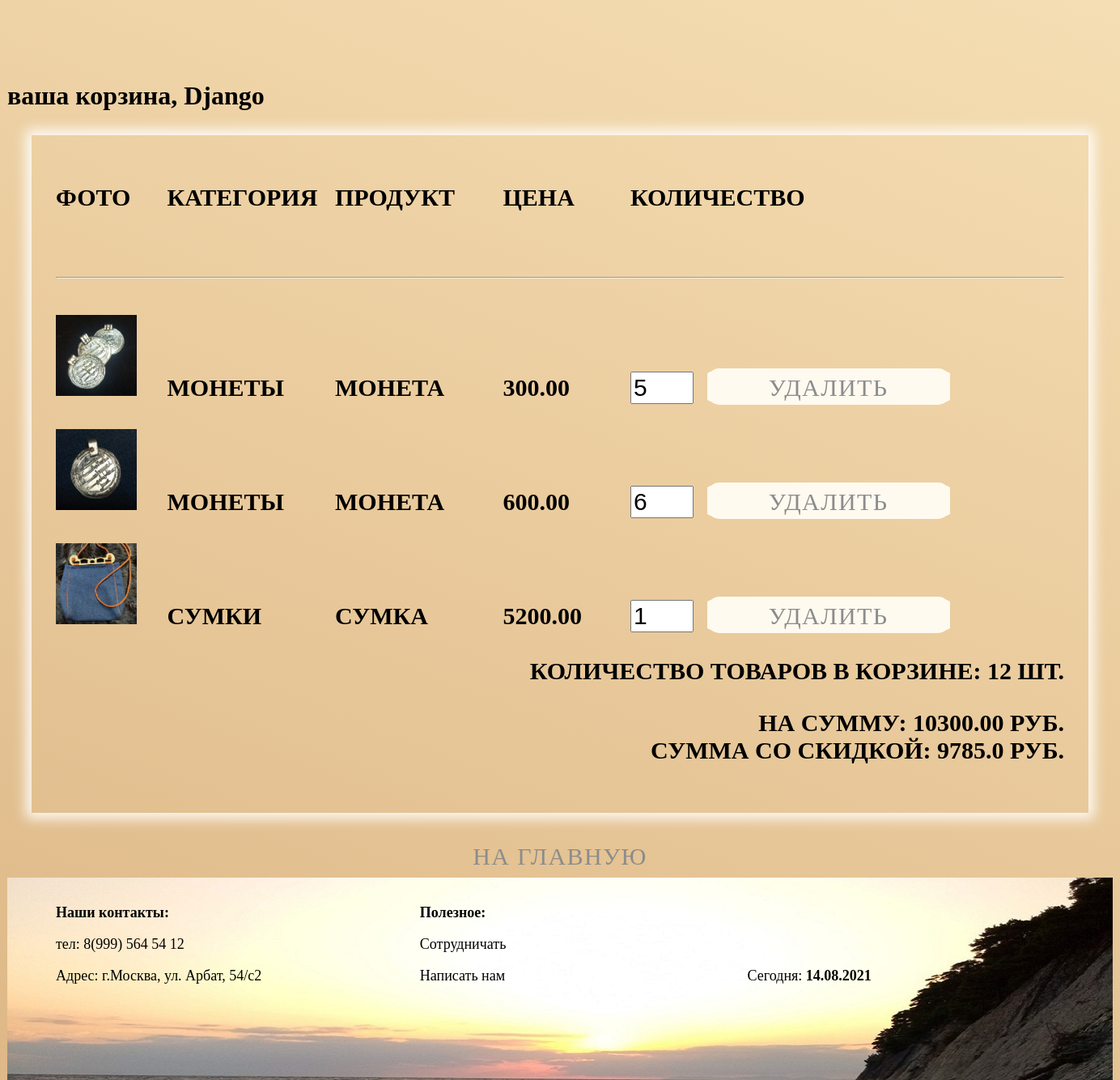
Page /basket/ (signed in) on the committed database.
### authapp/models.py (models this page shows)
class ShopUser(AbstractUser):
    userphoto = models.ImageField(name='photo', upload_to='user_photo', default='user_photo/logo.png')
    ageuser = models.SmallIntegerField(verbose_name='возраст', name='age', blank=True, default=0)
    def col_prod(self):
        return sum(position.quantity for position in self.basketposition_set.all())
    def cost_prod(self):
        return sum(position.product.price * position.quantity for position in self.basketposition_set.all())

### basketapp/models.py (models this page shows)
class BasketPosition(models.Model):
    user = models.ForeignKey(get_user_model(), on_delete=models.CASCADE)
    product = models.ForeignKey(Product, on_delete=models.CASCADE)
    quantity = models.PositiveIntegerField(default=0)
    add_datatime = models.DateTimeField(auto_now_add=True)

### mainapp/models.py (models this page shows, shortened)
class Product(models.Model):
    category = models.ForeignKey(verbose_name='категория товара', to=CategoryProduct, on_delete=models.CASCADE)
    name = models.CharField(verbose_name='наименование', max_length=128)
    image = models.ImageField(upload_to='prodacts_photo', blank=True, default='prodacts_photo/logo.png')
    short_descr = models.CharField(verbose_name='краткое описание товара', max_length=64, blank=True)
    description = models.TextField(verbose_name='описание товара', blank=True)
    price = models.DecimalField(verbose_name='Цена', max_digits=12, decimal_places=2, default=0)
    quantity = models.IntegerField(verbose_name='количество на складе', default=0)
    is_active = models.BooleanField(default=True)

class CategoryProduct(models.Model):
    name = models.CharField(verbose_name='наименование категории', max_length=128, unique=True)
    description = models.TextField(verbose_name='описание категории', blank=True)
    is_active = models.BooleanField(default=True)

### basketapp/views.py (the view)
# urls.py: path('', adminapp.UserList.as_view(), name='index'),
@login_required
def index(request):
    basket_positions = request.user.basketposition_set.all()
    context = {
        'title_page': 'корзина',
        'basket_positions': basket_positions,
    }
    return render(request, 'basketapp/index.html', context)

### mainapp/templatetags/mytegs.py (called while the page is built)
@register.filter(name='sale5')
def sale5(price):
    return float(price) * 0.95

### basketapp/templates/basketapp/index.html
{% extends 'basketapp/base.html' %}
{% load static %}
{% block content %}
<div class="basket_list">
{% if basket_positions %}
    {% include 'basketapp/includes/inc__basket_items.html' %}
{% else %}
Ваша корзина пока пуста!
{% endif %}
</div>
<div class="adiv">
    <a href="{% url 'mainapp:index' %}" class="alogin">
        на главную
    </a>
</div>
{% endblock %}

### basketapp/templates/basketapp/base.html (shortened to what this page needs)
<!DOCTYPE html>
{% load static %}
<html>
<head>
    {% block css %}
    <link rel="stylesheet" href="{% static 'css/style.css' %}">
    <link rel="stylesheet" href="{% static 'css/log1.css' %}">
    {% endblock %}
</head>
<body>
    <div class="conter">
        <div class="div_h1_basket"><h1>ваша корзина, {{ user.first_name|default:'пользоветель'|title }}</h1></div>
        {% block content %}
        {% endblock %}
        <div class="cln"></div>
    </div>
    {% block footer %}
    <div class="footer">
        <div class="foot">
            <p class="fp"><b>Наши контакты:</b></p>
            <p class="fp">тел: 8(999) 564 54 12</p>
            <p class="fp">Адрес: г.Москва, ул. Арбат, 54/с2</p>
        </div>
        <div class="foot">
            <p class="fp"><b>Полезное:</b></p>
            <p class="fp"><a href="#" class="foota">Сотрудничать</a></p>
            <p class="fp"><a href="#" class="foota">Написать нам</a></p>
        </div>
        <div class="date">Сегодня: <b>{% now "d.m.Y" %}</b></div>
    </div>
    {% endblock %}
</body>
</html>

### basketapp/templates/basketapp/includes/inc__basket_items.html
{% load static %}
{% load mytegs %}
<div class="b_list">
    <div class="basket_record">
        <span class="img_bask">Фото</span>
        <span class="categoryprod">Категория</span>
        <span class="prodname">Продукт</span>
        <span class="prodprice">цена</span>
        <span class="colprod">количество</span>
    </div>
    <hr>
    {% for position in basket_positions %}
    <div class="basket_record">
        <img class="img_bask" src="/media/{{ position.product.image }}" alt="{{ position.product.short_descr }}">
        <span class="categoryprod">{{ position.product.category.name }}</span>
        <span class="prodname">{{ position.product.name }}</span>
        <span class="prodprice">{{ position.product.price }}</span>
        <input type="number" name="{{ position.pk }}" min="0" max="position.product.quantity" value="{{ position.quantity }}" class="colprod">
        <div class="basket">
            <a href="{% url 'basket:delete' position.pk %}" class="dela linkli">
                удалить
            </a>
        </div>
    </div>
    {% endfor %}
    <div class="total">
        <p>
            Количество товаров в корзине: {{ user.col_prod }} шт.
        </p>
        <p>
            На сумму: {{ user.cost_prod }} руб. <br>
            сумма со скидкой: {{ user.cost_prod|sale5 }} руб.
        </p>
    </div>
</div>

### static/css/style.css (style rules this page uses)
html, body { height: 100%; font-family: "19842"; background: linear-gradient(21deg, #DEB887, #F5DEB3) fixed; }
.cln { width: 100%; height: 250px; }
.conter { width: 1366px; margin: 0 auto; min-height: 100%; }
.linkli { display: block; text-decoration: none; width: 100%; height: 100%; color: #8c8c8c; font-weight: 300; letter-spacing: 1.4px; font-size: 20px; line-height: 48px; text-transform: uppercase; background-color: floralwhite; border-radius: 15px; }
.basket { display: inline-block; margin-left: 9px; width: 300px; height: 45px; text-align: center; background-color: floralwhite; border-radius: 15%; }
.footer { width: 1336px; margin: 0 auto; height: 220px; background-image: url('/static/img/footer1.jpg'); padding: 15px; margin-top: -250px; }
.foot { width: 30%; height: 100%; display: inline-block; margin-left: 2.5em; font-size: 18px; }
.foota { text-decoration: none; color: #000000; }
.date { display: inline-block; width: 30%; font-size: 18px; }
.basket_list { font-size: 30px; font-weight: bold; text-transform: uppercase; margin: 1em; padding: 1em; display: block; box-shadow: 0 0 15px 7px rgba(255, 255, 255, 0.9); }
.img_bask { display: inline-block; width: 100px; height: 100px; margin-top: 30px; }
.categoryprod { display: inline-block; width: 200px; margin-top: 30px; margin-left: 30px; }
.prodname { display: inline-block; width: 200px; margin-top: 30px; }
.prodprice { display: inline-block; width: 150px; margin-top: 30px; }
.colprod { display: inline-block; font-size: 30px; width: 70px; margin-top: 30px; }
.dela { display: block; text-decoration: none; width: 100%; height: 100%; color: #8c8c8c; font-weight: 300; letter-spacing: 1.4px; font-size: 30px; line-height: 48px; text-transform: uppercase; background-color: floralwhite; border-radius: 15px; text-align: center; }
.total { text-align: right; }
.div_h1_basket { margin-top: 100px; }

### static/css/log1.css (style rules this page uses)
.adiv { display: block; margin: 0 auto; margin-top: 20px; width: 400px; height: 50px; text-align: center; border-radius: 15%; }
.alogin { display: block; text-decoration: none; width: 100%; height: 100%; color: #8c8c8c; font-weight: 300; letter-spacing: 1.4px; font-size: 30px; line-height: 48px; text-transform: uppercase; border-radius: 4px; }
span { display: block; }
img { width: 200px; height: 200px; }

### rows in the picture
ShopUser: first_name "Django", col_prod "12", cost_prod "10300.00", cost_prod|sale5 "9785.0"
BasketPosition: product.image (picture), product.category.name "МОНЕТЫ", product.name "МОНЕТА", product.price "300.00", quantity "5"
BasketPosition: product.image (picture), product.category.name "МОНЕТЫ", product.name "МОНЕТА", product.price "600.00", quantity "6"
BasketPosition: product.image (picture), product.category.name "СУМКИ", product.name "СУМКА", product.price "5200.00", quantity "1"
